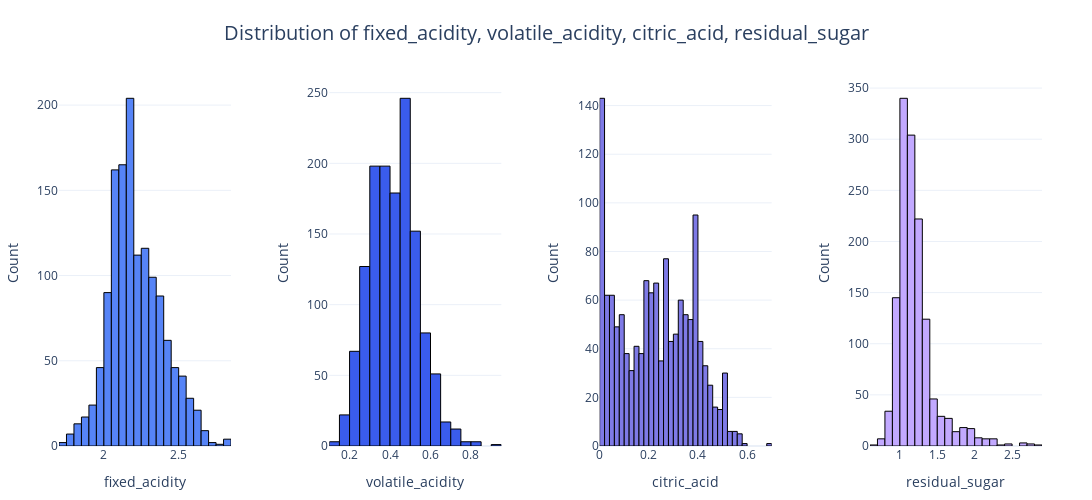

Notebook code cell kept with this figure:
### Markdown cell above
Our analysis of the correlation matrix reveals notable relationships within the red wine data:

### Positive Correlations:
- **Fixed Acidity and Citric Acid**: This suggests a trend where wines with higher fixed acidity tend to also possess higher citric acid content, potentially contributing to the overall flavor profile.
- **Quality and Alcohol**: Exhibits the strongest positive correlation in the dataset, indicating that wines with higher alcohol content are generally perceived as being of higher quality.

### Negative Correlations:
- **Volatile Acidity and Quality**: There is a trend where higher levels of volatile acidity are associated with lower wine quality, likely due to the influence on taste and aroma.
- **pH and Citric Acid**: Demonstrates that wines with higher acidity typically have lower pH values, reflecting the direct chemical relationship between these factors.

Given these correlations, we should check our distributions once again before moving forward.

### Code cell
plot_histograms(transformed_wine_df, ["fixed_acidity", "volatile_acidity", "citric_acid", "residual_sugar"], save_path="images/histograms_transformed.png")

### Figure 1 — Plotly figure (JSON) as saved in the notebook; plotly's stock layout.template omitted (floating-point values rounded to 4 significant figures; data arrays with more than 128 entries replaced by an {"elided": "..."} marker saying what was removed)
{"data": [{"marker": {"color": "#5684F7", "line": {"color": "#000000", "width": 1}}, "name": "fixed_acidity", "nbinsx": 40, "type": "histogram", "x": {"elided": "1359 float values"}, "xaxis": "x", "yaxis": "y"}, {"marker": {"color": "#3A5CED", "line": {"color": "#000000", "width": 1}}, "name": "volatile_acidity", "nbinsx": 40, "type": "histogram", "x": {"elided": "1359 float values"}, "xaxis": "x2", "yaxis": "y2"}, {"marker": {"color": "#7E7AE6", "line": {"color": "#000000", "width": 1}}, "name": "citric_acid", "nbinsx": 40, "type": "histogram", "x": {"elided": "1359 float values"}, "xaxis": "x3", "yaxis": "y3"}, {"marker": {"color": "#C2A9FF", "line": {"color": "#000000", "width": 1}}, "name": "residual_sugar", "nbinsx": 40, "type": "histogram", "x": {"elided": "1359 float values"}, "xaxis": "x4", "yaxis": "y4"}], "layout": {"height": 500, "margin": {"b": 50, "l": 50, "r": 50, "t": 80}, "showlegend": false, "title": {"font": {"size": 20}, "text": "Distribution of fixed_acidity, volatile_acidity, citric_acid, residual_sugar", "x": 0.5}, "width": 1600, "xaxis": {"anchor": "y", "domain": [0, 0.175], "title": {"font": {"size": 14}, "text": "fixed_acidity"}}, "xaxis2": {"anchor": "y2", "domain": [0.275, 0.45], "title": {"font": {"size": 14}, "text": "volatile_acidity"}}, "xaxis3": {"anchor": "y3", "domain": [0.55, 0.725], "title": {"font": {"size": 14}, "text": "citric_acid"}}, "xaxis4": {"anchor": "y4", "domain": [0.825, 1], "title": {"font": {"size": 14}, "text": "residual_sugar"}}, "yaxis": {"anchor": "x", "domain": [0, 1], "title": {"font": {"size": 14}, "text": "Count"}}, "yaxis2": {"anchor": "x2", "domain": [0, 1], "title": {"font": {"size": 14}, "text": "Count"}}, "yaxis3": {"anchor": "x3", "domain": [0, 1], "title": {"font": {"size": 14}, "text": "Count"}}, "yaxis4": {"anchor": "x4", "domain": [0, 1], "title": {"font": {"size": 14}, "text": "Count"}}}}
